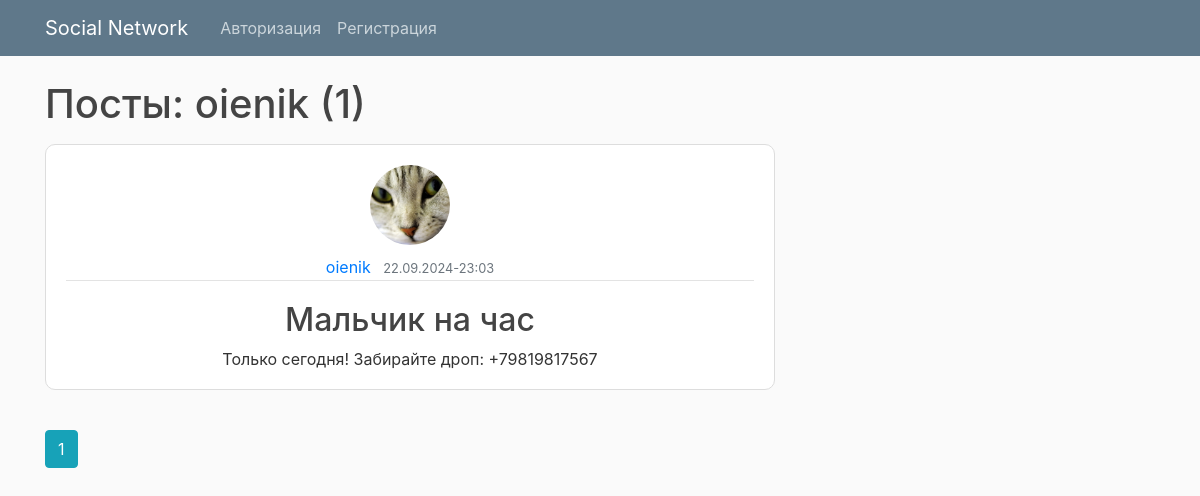
The app's page /user/oienik with its own data.
### flaskblog/models.py (models this page shows, shortened)
class User(db.Model, UserMixin):
    id = db.Column(db.Integer, primary_key=True)
    username = db.Column(db.String(20), unique=True, nullable=False)
    email = db.Column(db.String(120), unique=True, nullable=False)
    image_file = db.Column(db.String(20), nullable=False, default='default.jpg')
    password = db.Column(db.String(60), nullable=False)
    posts = db.relationship('Post', backref='author', lazy=True)
    last_seen = db.Column(db.DateTime)
    user_status = db.Column(db.String(40), nullable=True, default="Лучший пользователь проекта")
    liked = db.relationship(
        'PostLike',
        foreign_keys='PostLike.user_id',
        backref='user', lazy='dynamic')

class Post(db.Model):
    id = db.Column(db.Integer, primary_key=True)
    title = db.Column(db.String(100), nullable=False)
    content = db.Column(db.Text, nullable=False)
    image_post = db.Column(db.String(30), nullable=False, default='default.jpg')
    views = db.Column(db.Integer, default=0)
    likes = db.relationship('PostLike', backref='post', lazy='dynamic')
    user_id = db.Column(db.Integer, db.ForeignKey('user.id'), nullable=False)
    comments = db.relationship('Comment', backref='comment_post', lazy=True, cascade='all, delete-orphan')
    date_posted = db.Column(db.DateTime, nullable=False, default=datetime.now)

### flaskblog/routes.py (the view)
@app.route("/user/<string:username>")
def user_posts(username):
    page = request.args.get('page', 1, type=int)
    user = User.query.filter_by(username=username).first_or_404()
    posts = Post.query.filter_by(author=user)\
        .order_by(Post.date_posted.desc())\
        .paginate(page=page, per_page=5)
    return render_template('user_posts.html', posts=posts, user=user)

### flaskblog/templates/user_posts.html
{% extends "layout.html" %}
{% block content %}
    <h1 class="mb-3">Посты: {{ user.username }} ({{ posts.total }})</h1>
    {% for post in posts.items %}
        <article class="media content-section">
          <div class="media-body" style="justify-content: center; text-align: center;">
            <img class="rounded-circle account-img" src="{{ url_for('static', filename='profile_pics/' + user.username + '/' + 'account_img/' + user.image_file) }}"  style="width: 80px; height: 80px;">
            <div class="article-metadata">
              <a class="mr-2" href="{{ url_for('user_posts', username=post.author.username) }}">{{ post.author.username }}</a>
              <small class="text-muted">{{ post.date_posted.strftime("%d.%m.%Y-%H:%M") }}</small>
            </div>
            <h2><a class="article-title" href="{{ url_for('post', post_id=post.id) }}">{{ post.title }}</a></h2>
            <p class="article-content">{{ post.content }}</p>
          </div>
        </article>
    {% endfor %}
    {% for page_num in posts.iter_pages(left_edge=1, right_edge=1, left_current=1, right_current=2) %}
      {% if page_num %}
        {% if posts.page == page_num %}
          <a class="btn btn-info mb-4" href="{{ url_for('user_posts', username=user.username, page=page_num) }}">{{ page_num }}</a>
        {% else %}
          <a class="btn btn-outline-info mb-4" href="{{ url_for('user_posts', username=user.username, page=page_num) }}">{{ page_num }}</a>
        {% endif %}
      {% else %}
        ...
      {% endif %}
    {% endfor %}
{% endblock content %}

### flaskblog/static/main.css (style rules this page uses)
body { background: #fafafa; color: #333333; margin-top: 5rem; }
h1, h2, h3, h4, h5, h6 { color: #444444; }
.content-section { background: #ffffff; padding: 10px 20px 2px; border: 1px solid #dddddd; border-radius: 10px; margin-bottom: 40px; }
.article-title { color: #444444; }
.article-content { white-space: pre-line; }
.article-metadata { padding-bottom: 1px; margin-bottom: 20px; border-bottom: 1px solid #e3e3e3 }
.account-img { height: 125px; width: 125px; margin-bottom: 10px; margin-top: 10px; }

### records on screen
User: username "oienik"
Post: image_file (picture), author.username "oienik", date_posted "22.09.2024-23:03", title "Мальчик на час", content "Только сегодня! Забирайте дроп: +79819817567"

### other values on screen
{{ posts.total }} "1"
{{ page_num }} "1"
